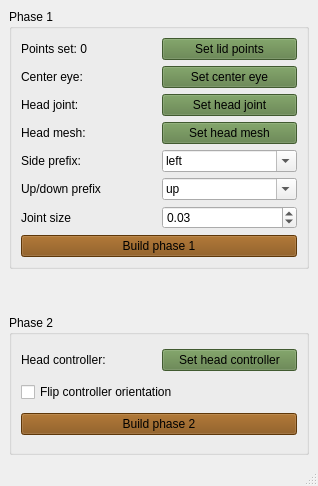
<?xml version="1.0" encoding="UTF-8"?>
<ui version="4.0">
 <class>window_nv_eye_rigger</class>
 <widget class="QMainWindow" name="window_nv_eye_rigger">
  <property name="geometry">
   <rect>
    <x>0</x>
    <y>0</y>
    <width>318</width>
    <height>486</height>
   </rect>
  </property>
  <property name="windowTitle">
   <string>Niels Vaes Eye Rigger</string>
  </property>
  <property name="styleSheet">
   <string notr="true">/*
 * The MIT License (MIT)
 *
 * Copyright (c) &lt;2013-2014&gt; &lt;Colin Duquesnoy&gt;
 *
 * Permission is hereby granted, free of charge, to any person obtaining a copy
 * of this software and associated documentation files (the &quot;Software&quot;), to deal
 * in the Software without restriction, including without limitation the rights
 * to use, copy, modify, merge, publish, distribute, sublicense, and/or sell
 * copies of the Software, and to permit persons to whom the Software is
 * furnished to do so, subject to the following conditions:

 * The above copyright notice and this permission notice shall be included in
 * all copies or substantial portions of the Software.

 * THE SOFTWARE IS PROVIDED &quot;AS IS&quot;, WITHOUT WARRANTY OF ANY KIND, EXPRESS OR
 * IMPLIED, INCLUDING BUT NOT LIMITED TO THE WARRANTIES OF MERCHANTABILITY,
 * FITNESS FOR A PARTICULAR PURPOSE AND NONINFRINGEMENT. IN NO EVENT SHALL THE
 * AUTHORS OR COPYRIGHT HOLDERS BE LIABLE FOR ANY CLAIM, DAMAGES OR OTHER
 * LIABILITY, WHETHER IN AN ACTION OF CONTRACT, TORT OR OTHERWISE, ARISING FROM,
 * OUT OF OR IN CONNECTION WITH THE SOFTWARE OR THE USE OR OTHER DEALINGS IN
 * THE SOFTWARE.
 */

QProgressBar:horizontal {
    border: 1px solid #3A3939;
    text-align: center;
    padding: 1px;
    background: #201F1F;
}
QProgressBar::chunk:horizontal {
    background-color: qlineargradient(spread:reflect, x1:1, y1:0.545, x2:1, y2:0, stop:0 rgba(28, 66, 111, 255), stop:1 rgba(37, 87, 146, 255));
}

QToolTip
{
    border: 1px solid #3A3939;
    background-color: rgb(90, 102, 117);;
    color: white;
    padding: 1px;
    opacity: 200;
}

QWidget
{
    color: silver;
    background-color: #302F2F;
    selection-background-color:#3d8ec9;
    selection-color: black;
    background-clip: border;
    border-image: none;
    outline: 0;
}

QWidget:item:hover
{
    background-color: #78879b;
    color: black;
}

QWidget:item:selected
{
    background-color: #3d8ec9;
}

QCheckBox
{
    spacing: 5px;
    outline: none;
    color: #bbb;
    margin-bottom: 2px;
}

QCheckBox:disabled
{
    color: #777777;
}
QCheckBox::indicator,
QGroupBox::indicator
{
    width: 18px;
    height: 18px;
}
QGroupBox::indicator
{
    margin-left: 2px;
}
/*
QCheckBox::indicator:unchecked,
QCheckBox::indicator:unchecked:hover,
QGroupBox::indicator:unchecked,
QGroupBox::indicator:unchecked:hover
{
    image: url(:/qss_icons/rc/checkbox_unchecked.png);
}

QCheckBox::indicator:unchecked:focus,
QCheckBox::indicator:unchecked:pressed,
QGroupBox::indicator:unchecked:focus,
QGroupBox::indicator:unchecked:pressed
{
  border: none;
    image: url(:/qss_icons/rc/checkbox_unchecked_focus.png);
}

QCheckBox::indicator:checked,
QCheckBox::indicator:checked:hover,
QGroupBox::indicator:checked,
QGroupBox::indicator:checked:hover
{
    image: url(:/qss_icons/rc/checkbox_checked.png);
}

QCheckBox::indicator:checked:focus,
QCheckBox::indicator:checked:pressed,
QGroupBox::indicator:checked:focus,
QGroupBox::indicator:checked:pressed
{
  border: none;
    image: url(:/qss_icons/rc/checkbox_checked_focus.png);
}

QCheckBox::indicator:indeterminate,
QCheckBox::indicator:indeterminate:hover,
QCheckBox::indicator:indeterminate:pressed
QGroupBox::indicator:indeterminate,
QGroupBox::indicator:indeterminate:hover,
QGroupBox::indicator:indeterminate:pressed
{
    image: url(:/qss_icons/rc/checkbox_indeterminate.png);
}

QCheckBox::indicator:indeterminate:focus,
QGroupBox::indicator:indeterminate:focus
{
    image: url(:/qss_icons/rc/checkbox_indeterminate_focus.png);
}

QCheckBox::indicator:checked:disabled,
QGroupBox::indicator:checked:disabled
{
    image: url(:/qss_icons/rc/checkbox_checked_disabled.png);
}

QCheckBox::indicator:unchecked:disabled,
QGroupBox::indicator:unchecked:disabled
{
    image: url(:/qss_icons/rc/checkbox_unchecked_disabled.png);
}
*/
QRadioButton
{
    spacing: 5px;
    outline: none;
    color: #bbb;
    margin-bottom: 2px;
}

QRadioButton:disabled
{
    color: #777777;
}
QRadioButton::indicator
{
    width: 21px;
    height: 21px;
}

/*
QRadioButton::indicator:unchecked,
QRadioButton::indicator:unchecked:hover
{
    image: url(:/qss_icons/rc/radio_unchecked.png);
}

QRadioButton::indicator:unchecked:focus,
QRadioButton::indicator:unchecked:pressed
{
  border: none;
  outline: none;
    image: url(:/qss_icons/rc/radio_unchecked_focus.png);
}

QRadioButton::indicator:checked,
QRadioButton::indicator:checked:hover
{
  border: none;
  outline: none;
    image: url(:/qss_icons/rc/radio_checked.png);
}

QRadioButton::indicator:checked:focus,
QRadioButton::indicato::menu-arrowr:checked:pressed
{
  border: none;
  outline: none;
    image: url(:/qss_icons/rc/radio_checked_focus.png);
}

QRadioButton::indicator:indeterminate,
QRadioButton::indicator:indeterminate:hover,
QRadioButton::indicator:indeterminate:pressed
{
        image: url(:/qss_icons/rc/radio_indeterminate.png);
}

QRadioButton::indicator:checked:disabled
{
  outline: none;
  image: url(:/qss_icons/rc/radio_checked_disabled.png);
}

QRadioButton::indicator:unchecked:disabled
{
    image: url(:/qss_icons/rc/radio_unchecked_disabled.png);
}
*/

QMenuBar
{
    background-color: #302F2F;
    color: silver;
}

QMenuBar::item
{
    background: transparent;
}

QMenuBar::item:selected
{
    background: transparent;
    border: 1px solid #3A3939;
}

QMenuBar::item:pressed
{
    border: 1px solid #3A3939;
    background-color: #3d8ec9;
    color: black;
    margin-bottom:-1px;
    padding-bottom:1px;
}

QMenu
{
    border: 1px solid #3A3939;
    color: silver;
    margin: 2px;
}

QMenu::icon
{
    margin: 5px;
}

QMenu::item
{
    padding: 5px 30px 5px 30px;
    margin-left: 5px;
    border: 1px solid transparent; /* reserve space for selection border */
}

QMenu::item:selected
{
    color: black;
}

QMenu::separator {
    height: 2px;
    background: lightblue;
    margin-left: 10px;
    margin-right: 5px;
}

QMenu::indicator {
    width: 18px;
    height: 18px;
}

/* non-exclusive indicator = check box style indicator
   (see QActionGroup::setExclusive) */
QMenu::indicator:non-exclusive:unchecked {
    image: url(:/qss_icons/rc/checkbox_unchecked.png);
}

QMenu::indicator:non-exclusive:unchecked:selected {
    image: url(:/qss_icons/rc/checkbox_unchecked_disabled.png);
}

QMenu::indicator:non-exclusive:checked {
    image: url(:/qss_icons/rc/checkbox_checked.png);
}

QMenu::indicator:non-exclusive:checked:selected {
    image: url(:/qss_icons/rc/checkbox_checked_disabled.png);
}

/* exclusive indicator = radio button style indicator (see QActionGroup::setExclusive) */
QMenu::indicator:exclusive:unchecked {
    image: url(:/qss_icons/rc/radio_unchecked.png);
}

QMenu::indicator:exclusive:unchecked:selected {
    image: url(:/qss_icons/rc/radio_unchecked_disabled.png);
}

QMenu::indicator:exclusive:checked {
    image: url(:/qss_icons/rc/radio_checked.png);
}

QMenu::indicator:exclusive:checked:selected {
    image: url(:/qss_icons/rc/radio_checked_disabled.png);
}

QMenu::right-arrow {
    margin: 5px;
    image: url(:/qss_icons/rc/right_arrow.png)
}


QWidget:disabled
{
    color: #404040;
    background-color: #302F2F;
}

QAbstractItemView
{
    alternate-background-color: #3A3939;
    color: silver;
    border: 1px solid 3A3939;
    border-radius: 2px;
    padding: 1px;
}

QWidget:focus, QMenuBar:focus
{
    border: 1px solid #78879b;
}

QTabWidget:focus, QCheckBox:focus, QRadioButton:focus, QSlider:focus
{
    border: none;
}

QLineEdit
{
    background-color: #201F1F;
    padding: 2px;
    border-style: solid;
    border: 1px solid #3A3939;
    border-radius: 2px;
    color: silver;
}

QGroupBox {
    border:1px solid #3A3939;
    border-radius: 2px;
    margin-top: 20px;
}

QGroupBox::title {
    subcontrol-origin: margin;
    subcontrol-position: top center;
    padding-left: 10px;
    padding-right: 10px;
    padding-top: 10px;
}

QAbstractScrollArea
{
    border-radius: 2px;
    border: 1px solid #3A3939;
    background-color: transparent;
}

QScrollBar:horizontal
{
    height: 15px;
    margin: 3px 15px 3px 15px;
    border: 1px transparent #2A2929;
    border-radius: 4px;
    background-color: #2A2929;
}

QScrollBar::handle:horizontal
{
    background-color: #605F5F;
    min-width: 5px;
    border-radius: 4px;
}

QScrollBar::add-line:horizontal
{
    margin: 0px 3px 0px 3px;
    border-image: url(:/qss_icons/rc/right_arrow_disabled.png);
    width: 10px;
    height: 10px;
    subcontrol-position: right;
    subcontrol-origin: margin;
}

QScrollBar::sub-line:horizontal
{
    margin: 0px 3px 0px 3px;
    border-image: url(:/qss_icons/rc/left_arrow_disabled.png);
    height: 10px;
    width: 10px;
    subcontrol-position: left;
    subcontrol-origin: margin;
}

QScrollBar::add-line:horizontal:hover,QScrollBar::add-line:horizontal:on
{
    border-image: url(:/qss_icons/rc/right_arrow.png);
    height: 10px;
    width: 10px;
    subcontrol-position: right;
    subcontrol-origin: margin;
}


QScrollBar::sub-line:horizontal:hover, QScrollBar::sub-line:horizontal:on
{
    border-image: url(:/qss_icons/rc/left_arrow.png);
    height: 10px;
    width: 10px;
    subcontrol-position: left;
    subcontrol-origin: margin;
}

QScrollBar::up-arrow:horizontal, QScrollBar::down-arrow:horizontal
{
    background: none;
}


QScrollBar::add-page:horizontal, QScrollBar::sub-page:horizontal
{
    background: none;
}

QScrollBar:vertical
{
    background-color: #2A2929;
    width: 15px;
    margin: 15px 3px 15px 3px;
    border: 1px transparent #2A2929;
    border-radius: 4px;
}

QScrollBar::handle:vertical
{
    background-color: #605F5F;
    min-height: 5px;
    border-radius: 4px;
}

QScrollBar::sub-line:vertical
{
    margin: 3px 0px 3px 0px;
    border-image: url(:/qss_icons/rc/up_arrow_disabled.png);
    height: 10px;
    width: 10px;
    subcontrol-position: top;
    subcontrol-origin: margin;
}

QScrollBar::add-line:vertical
{
    margin: 3px 0px 3px 0px;
    border-image: url(:/qss_icons/rc/down_arrow_disabled.png);
    height: 10px;
    width: 10px;
    subcontrol-position: bottom;
    subcontrol-origin: margin;
}

QScrollBar::sub-line:vertical:hover,QScrollBar::sub-line:vertical:on
{

    border-image: url(:/qss_icons/rc/up_arrow.png);
    height: 10px;
    width: 10px;
    subcontrol-position: top;
    subcontrol-origin: margin;
}


QScrollBar::add-line:vertical:hover, QScrollBar::add-line:vertical:on
{
    border-image: url(:/qss_icons/rc/down_arrow.png);
    height: 10px;
    width: 10px;
    subcontrol-position: bottom;
    subcontrol-origin: margin;
}

QScrollBar::up-arrow:vertical, QScrollBar::down-arrow:vertical
{
    background: none;
}


QScrollBar::add-page:vertical, QScrollBar::sub-page:vertical
{
    background: none;
}

QTextEdit
{
    background-color: #201F1F;
    color: silver;
    border: 1px solid #3A3939;
}

QPlainTextEdit
{
    background-color: #201F1F;;
    color: silver;
    border-radius: 2px;
    border: 1px solid #3A3939;
}

QHeaderView::section
{
    background-color: #3A3939;
    color: silver;
    padding-left: 4px;
    border: 1px solid #6c6c6c;
}

QSizeGrip {
    image: url(:/qss_icons/rc/sizegrip.png);
    width: 12px;
    height: 12px;
}


QMainWindow::separator
{
    background-color: #302F2F;
    color: white;
    padding-left: 4px;
    spacing: 2px;
    border: 1px dashed #3A3939;
}

QMainWindow::separator:hover
{

    background-color: #787876;
    color: white;
    padding-left: 4px;
    border: 1px solid #3A3939;
    spacing: 2px;
}


QMenu::separator
{
    height: 1px;
    background-color: #3A3939;
    color: white;
    padding-left: 4px;
    margin-left: 10px;
    margin-right: 5px;
}


QFrame
{
    border-radius: 2px;
    border: 1px solid #444;
}

QFrame[frameShape=&quot;0&quot;]
{
    border-radius: 2px;
    border: 1px transparent #444;
}

QStackedWidget
{
    border: 1px transparent black;
}

QToolBar {
    border: 1px transparent #393838;
    background: 1px solid #302F2F;
    font-weight: bold;
}

QToolBar::handle:horizontal {
    image: url(:/qss_icons/rc/Hmovetoolbar.png);
}
QToolBar::handle:vertical {
    image: url(:/qss_icons/rc/Vmovetoolbar.png);
}
QToolBar::separator:horizontal {
    image: url(:/qss_icons/rc/Hsepartoolbar.png);
}
QToolBar::separator:vertical {
    image: url(:/qss_icons/rc/Vsepartoolbars.png);
}

QPushButton
{
    color: silver;
    background-color: #302F2F;
    border-width: 1px;
    border-color: #4A4949;
    border-style: solid;
    padding-top: 5px;
    padding-bottom: 5px;
    padding-left: 5px;
    padding-right: 5px;
    border-radius: 2px;
    outline: none;
}

QPushButton:disabled
{
    background-color: #302F2F;
    border-width: 1px;
    border-color: #3A3939;
    border-style: solid;
    padding-top: 5px;
    padding-bottom: 5px;
    padding-left: 10px;
    padding-right: 10px;
    /*border-radius: 2px;*/
    color: #454545;
}

QPushButton:focus {
    background-color: #3d8ec9;
    color: white;
}

QComboBox
{
    selection-background-color: #3d8ec9;
    background-color: #201F1F;
    border-style: solid;
    border: 1px solid #3A3939;
    border-radius: 2px;
    padding: 2px;
    min-width: 75px;
}

QPushButton:checked{
    background-color: #4A4949;
    border-color: #6A6969;
}

QComboBox:hover,QPushButton:hover,QAbstractSpinBox:hover,QLineEdit:hover,QTextEdit:hover,QPlainTextEdit:hover,QAbstractView:hover,QTreeView:hover
{
    border: 1px solid #78879b;
    color: silver;
}

QComboBox:on
{
    background-color: #626873;
    padding-top: 3px;
    padding-left: 4px;
    selection-background-color: #4a4a4a;
}

QComboBox QAbstractItemView
{
    background-color: #201F1F;
    border-radius: 2px;
    border: 1px solid #444;
    selection-background-color: #3d8ec9;
}

QComboBox::drop-down
{
    subcontrol-origin: padding;
    subcontrol-position: top right;
    width: 15px;

    border-left-width: 0px;
    border-left-color: darkgray;
    border-left-style: solid;
    border-top-right-radius: 3px;
    border-bottom-right-radius: 3px;
}

/*
QComboBox::down-arrow
{
    image: url(:/qss_icons/rc/down_arrow_disabled.png);
}

QComboBox::down-arrow:on, QComboBox::down-arrow:hover,
QComboBox::down-arrow:focus
{
    image: url(:/qss_icons/rc/down_arrow.png);
}*/

QPushButton:pressed
{
    background-color: #484846;
}

QAbstractSpinBox {
    padding-top: 2px;
    padding-bottom: 2px;
    border: 1px solid #3A3939;
    background-color: #201F1F;
    color: silver;
    border-radius: 2px;
    min-width: 75px;
}

QAbstractSpinBox:up-button
{
    background-color: transparent;
    subcontrol-origin: border;
    subcontrol-position: center right;
}

QAbstractSpinBox:down-button
{
    background-color: transparent;
    subcontrol-origin: border;
    subcontrol-position: center left;
}

QAbstractSpinBox::up-arrow,QAbstractSpinBox::up-arrow:disabled,QAbstractSpinBox::up-arrow:off {
    image: url(:/qss_icons/rc/up_arrow_disabled.png);
    width: 10px;
    height: 10px;
}
QAbstractSpinBox::up-arrow:hover
{
    image: url(:/qss_icons/rc/up_arrow.png);
}


QAbstractSpinBox::down-arrow,QAbstractSpinBox::down-arrow:disabled,QAbstractSpinBox::down-arrow:off
{
    image: url(:/qss_icons/rc/down_arrow_disabled.png);
    width: 10px;
    height: 10px;
}
QAbstractSpinBox::down-arrow:hover
{
    image: url(:/qss_icons/rc/down_arrow.png);
}


QLabel
{
    border: 0px solid black;
}

QTabWidget{
    border: 1px transparent black;
}

QTabWidget::pane {
    border: 1px solid #444;
    border-radius: 3px;
    padding: 3px;
}

QTabBar
{
    qproperty-drawBase: 0;
    left: 5px; /* move to the right by 5px */
}

QTabBar:focus
{
    border: 0px transparent black;
}

QTabBar::close-button  {
    image: url(:/qss_icons/rc/close.png);
    background: transparent;
}

QTabBar::close-button:hover
{
    image: url(:/qss_icons/rc/close-hover.png);
    background: transparent;
}

QTabBar::close-button:pressed {
    image: url(:/qss_icons/rc/close-pressed.png);
    background: transparent;
}

/* TOP TABS */
QTabBar::tab:top {
    color: #b1b1b1;
    border: 1px solid #4A4949;
    border-bottom: 1px transparent black;
    background-color: #302F2F;
    padding: 5px;
    border-top-left-radius: 2px;
    border-top-right-radius: 2px;
}

QTabBar::tab:top:!selected
{
    color: #b1b1b1;
    background-color: #201F1F;
    border: 1px transparent #4A4949;
    border-bottom: 1px transparent #4A4949;
    border-top-left-radius: 0px;
    border-top-right-radius: 0px;
}

QTabBar::tab:top:!selected:hover {
    background-color: #48576b;
}

/* BOTTOM TABS */
QTabBar::tab:bottom {
    color: #b1b1b1;
    border: 1px solid #4A4949;
    border-top: 1px transparent black;
    background-color: #302F2F;
    padding: 5px;
    border-bottom-left-radius: 2px;
    border-bottom-right-radius: 2px;
}

QTabBar::tab:bottom:!selected
{
    color: #b1b1b1;
    background-color: #201F1F;
    border: 1px transparent #4A4949;
    border-top: 1px transparent #4A4949;
    border-bottom-left-radius: 0px;
    border-bottom-right-radius: 0px;
}

QTabBar::tab:bottom:!selected:hover {
    background-color: #78879b;
}

/* LEFT TABS */
QTabBar::tab:left {
    color: #b1b1b1;
    border: 1px solid #4A4949;
    border-left: 1px transparent black;
    background-color: #302F2F;
    padding: 5px;
    border-top-right-radius: 2px;
    border-bottom-right-radius: 2px;
}

QTabBar::tab:left:!selected
{
    color: #b1b1b1;
    background-color: #201F1F;
    border: 1px transparent #4A4949;
    border-right: 1px transparent #4A4949;
    border-top-right-radius: 0px;
    border-bottom-right-radius: 0px;
}

QTabBar::tab:left:!selected:hover {
    background-color: #48576b;
}


/* RIGHT TABS */
QTabBar::tab:right {
    color: #b1b1b1;
    border: 1px solid #4A4949;
    border-right: 1px transparent black;
    background-color: #302F2F;
    padding: 5px;
    border-top-left-radius: 2px;
    border-bottom-left-radius: 2px;
}

QTabBar::tab:right:!selected
{
    color: #b1b1b1;
    background-color: #201F1F;
    border: 1px transparent #4A4949;
    border-right: 1px transparent #4A4949;
    border-top-left-radius: 0px;
    border-bottom-left-radius: 0px;
}

QTabBar::tab:right:!selected:hover {
    background-color: #48576b;
}

QTabBar QToolButton::right-arrow:enabled {
     image: url(:/qss_icons/rc/right_arrow.png);
 }

 QTabBar QToolButton::left-arrow:enabled {
     image: url(:/qss_icons/rc/left_arrow.png);
 }

QTabBar QToolButton::right-arrow:disabled {
     image: url(:/qss_icons/rc/right_arrow_disabled.png);
 }

 QTabBar QToolButton::left-arrow:disabled {
     image: url(:/qss_icons/rc/left_arrow_disabled.png);
 }


QDockWidget {
    border: 1px solid #403F3F;
    titlebar-close-icon: url(:/qss_icons/rc/close.png);
    titlebar-normal-icon: url(:/qss_icons/rc/undock.png);
}

QDockWidget::close-button, QDockWidget::float-button {
    border: 1px solid transparent;
    border-radius: 2px;
    background: transparent;
}

QDockWidget::close-button:hover, QDockWidget::float-button:hover {
    background: rgba(255, 255, 255, 10);
}

QDockWidget::close-button:pressed, QDockWidget::float-button:pressed {
    padding: 1px -1px -1px 1px;
    background: rgba(255, 255, 255, 10);
}

QTreeView, QListView
{
    border: 1px solid #444;
    background-color: #201F1F;
}

QTreeView:branch:selected, QTreeView:branch:hover
{
    background: url(:/qss_icons/rc/transparent.png);
}

QTreeView::branch:has-siblings:!adjoins-item {
    border-image: url(:/qss_icons/rc/transparent.png);
}

QTreeView::branch:has-siblings:adjoins-item {
    border-image: url(:/qss_icons/rc/transparent.png);
}

QTreeView::branch:!has-children:!has-siblings:adjoins-item {
    border-image: url(:/qss_icons/rc/transparent.png);
}

QTreeView::branch:has-children:!has-siblings:closed,
QTreeView::branch:closed:has-children:has-siblings {
    image: url(:/qss_icons/rc/branch_closed.png);
}

QTreeView::branch:open:has-children:!has-siblings,
QTreeView::branch:open:has-children:has-siblings  {
    image: url(:/qss_icons/rc/branch_open.png);
}

QTreeView::branch:has-children:!has-siblings:closed:hover,
QTreeView::branch:closed:has-children:has-siblings:hover {
    image: url(:/qss_icons/rc/branch_closed-on.png);
    }

QTreeView::branch:open:has-children:!has-siblings:hover,
QTreeView::branch:open:has-children:has-siblings:hover  {
    image: url(:/qss_icons/rc/branch_open-on.png);
    }

QListView::item:!selected:hover, QListView::item:!selected:hover, QTreeView::item:!selected:hover  {
    background: rgba(0, 0, 0, 0);
    outline: 0;
    color: #FFFFFF
}

QListView::item:selected:hover, QListView::item:selected:hover, QTreeView::item:selected:hover  {
    background: #3d8ec9;
    color: #FFFFFF;
}

QSlider::groove:horizontal {
    border: 1px solid #3A3939;
    height: 8px;
    background: #201F1F;
    margin: 2px 0;
    border-radius: 2px;
}

QSlider::handle:horizontal {
    background: QLinearGradient( x1: 0, y1: 0, x2: 0, y2: 1,
      stop: 0.0 silver, stop: 0.2 #a8a8a8, stop: 1 #727272);
    border: 1px solid #3A3939;
    width: 14px;
    height: 14px;
    margin: -4px 0;
    border-radius: 2px;
}

QSlider::groove:vertical {
    border: 1px solid #3A3939;
    width: 8px;
    background: #201F1F;
    margin: 0 0px;
    border-radius: 2px;
}

QSlider::handle:vertical {
    background: QLinearGradient( x1: 0, y1: 0, x2: 0, y2: 1, stop: 0.0 silver,
      stop: 0.2 #a8a8a8, stop: 1 #727272);
    border: 1px solid #3A3939;
    width: 14px;
    height: 14px;
    margin: 0 -4px;
    border-radius: 2px;
}

QToolButton {
    background-color: transparent;
    border: 1px transparent #4A4949;
    border-radius: 2px;
    margin: 3px;
    padding: 3px;
}

QToolButton[popupMode=&quot;1&quot;] { /* only for MenuButtonPopup */
 padding-right: 20px; /* make way for the popup button */
 border: 1px transparent #4A4949;
 border-radius: 5px;
}

QToolButton[popupMode=&quot;2&quot;] { /* only for InstantPopup */
 padding-right: 10px; /* make way for the popup button */
 border: 1px transparent #4A4949;
}


QToolButton:hover, QToolButton::menu-button:hover {
    background-color: transparent;
    border: 1px solid #78879b;
}

QToolButton:checked, QToolButton:pressed,
        QToolButton::menu-button:pressed {
    background-color: #4A4949;
    border: 1px solid #78879b;
}

/* the subcontrol below is used only in the InstantPopup or DelayedPopup mode */
QToolButton::menu-indicator {
    image: url(:/qss_icons/rc/down_arrow.png);
    top: -7px; left: -2px; /* shift it a bit */
}

/* the subcontrols below are used only in the MenuButtonPopup mode */
QToolButton::menu-button {
    border: 1px transparent #4A4949;
    border-top-right-radius: 6px;
    border-bottom-right-radius: 6px;
    /* 16px width + 4px for border = 20px allocated above */
    width: 16px;
    outline: none;
}

QToolButton::menu-arrow {
    image: url(:/qss_icons/rc/down_arrow.png);
}

QToolButton::menu-arrow:open {
    top: 1px; left: 1px; /* shift it a bit */
    border: 1px solid #3A3939;
}

QPushButton::menu-indicator  {
    subcontrol-origin: padding;
    subcontrol-position: bottom right;
    left: 8px;
}

QTableView
{
    border: 1px solid #444;
    gridline-color: #6c6c6c;
    background-color: #201F1F;
}


QTableView, QHeaderView
{
    border-radius: 0px;
}

QTableView::item:pressed, QListView::item:pressed, QTreeView::item:pressed  {
    background: #78879b;
    color: #FFFFFF;
}

QTableView::item:selected:active, QTreeView::item:selected:active, QListView::item:selected:active  {
    background: #3d8ec9;
    color: #FFFFFF;
}


QHeaderView
{
    border: 1px transparent;
    border-radius: 2px;
    margin: 0px;
    padding: 0px;
}

QHeaderView::section  {
    background-color: #3A3939;
    color: silver;
    padding: 4px;
    border: 1px solid #6c6c6c;
    border-radius: 0px;
    text-align: center;
}

QHeaderView::section::vertical::first, QHeaderView::section::vertical::only-one
{
    border-top: 1px solid #6c6c6c;
}

QHeaderView::section::vertical
{
    border-top: transparent;
}

QHeaderView::section::horizontal::first, QHeaderView::section::horizontal::only-one
{
    border-left: 1px solid #6c6c6c;
}

QHeaderView::section::horizontal
{
    border-left: transparent;
}


QHeaderView::section:checked
 {
    color: white;
    background-color: #5A5959;
 }

 /* style the sort indicator */
QHeaderView::down-arrow {
    image: url(:/qss_icons/rc/down_arrow.png);
}

QHeaderView::up-arrow {
    image: url(:/qss_icons/rc/up_arrow.png);
}


QTableCornerButton::section {
    background-color: #3A3939;
    border: 1px solid #3A3939;
    border-radius: 2px;
}

QToolBox  {
    padding: 3px;
    border: 1px transparent black;
}

QToolBox::tab {
    color: #b1b1b1;
    background-color: #302F2F;
    border: 1px solid #4A4949;
    border-bottom: 1px transparent #302F2F;
    border-top-left-radius: 5px;
    border-top-right-radius: 5px;
}

 QToolBox::tab:selected { /* italicize selected tabs */
    font: italic;
    background-color: #302F2F;
    border-color: #3d8ec9;
 }

QStatusBar::item {
    border: 1px solid #3A3939;
    border-radius: 2px;
 }


QFrame[height=&quot;3&quot;], QFrame[width=&quot;3&quot;] {
    background-color: #444;
}


QSplitter::handle {
    border: 1px dashed #3A3939;
}

QSplitter::handle:hover {
    background-color: #787876;
    border: 1px solid #3A3939;
}

QSplitter::handle:horizontal {
    width: 1px;
}

QSplitter::handle:vertical {
    height: 1px;
}</string>
  </property>
  <widget class="QWidget" name="centralwidget">
   <layout class="QGridLayout" name="gridLayout_3">
    <item row="2" column="0">
     <spacer name="verticalSpacer_2">
      <property name="orientation">
       <enum>Qt::Vertical</enum>
      </property>
      <property name="sizeType">
       <enum>QSizePolicy::Fixed</enum>
      </property>
      <property name="sizeHint" stdset="0">
       <size>
        <width>20</width>
        <height>20</height>
       </size>
      </property>
     </spacer>
    </item>
    <item row="1" column="0">
     <spacer name="verticalSpacer">
      <property name="orientation">
       <enum>Qt::Vertical</enum>
      </property>
      <property name="sizeType">
       <enum>QSizePolicy::Fixed</enum>
      </property>
      <property name="sizeHint" stdset="0">
       <size>
        <width>20</width>
        <height>20</height>
       </size>
      </property>
     </spacer>
    </item>
    <item row="3" column="0">
     <widget class="QGroupBox" name="groupBox_3">
      <property name="title">
       <string>Phase 2</string>
      </property>
      <layout class="QGridLayout" name="gridLayout_4">
       <item row="0" column="0">
        <widget class="QLabel" name="lbl_head_controller">
         <property name="text">
          <string>Head controller:</string>
         </property>
        </widget>
       </item>
       <item row="0" column="1">
        <widget class="QPushButton" name="btn_set_head_controller">
         <property name="styleSheet">
          <string notr="true">background-color: rgb(91, 126, 67);</string>
         </property>
         <property name="text">
          <string>Set head controller</string>
         </property>
        </widget>
       </item>
       <item row="2" column="0" colspan="2">
        <widget class="QPushButton" name="btn_build_phase_2">
         <property name="styleSheet">
          <string notr="true">background-color: rgb(131, 77, 12);</string>
         </property>
         <property name="text">
          <string>Build phase 2</string>
         </property>
        </widget>
       </item>
       <item row="1" column="0" colspan="2">
        <widget class="QCheckBox" name="chk_flip_controller_orientation">
         <property name="text">
          <string>Flip controller orientation</string>
         </property>
        </widget>
       </item>
      </layout>
     </widget>
    </item>
    <item row="0" column="0">
     <widget class="QGroupBox" name="groupBox">
      <property name="title">
       <string>Phase 1</string>
      </property>
      <layout class="QGridLayout" name="gridLayout">
       <item row="5" column="0">
        <widget class="QLabel" name="label">
         <property name="text">
          <string>Side prefix:</string>
         </property>
        </widget>
       </item>
       <item row="6" column="0">
        <widget class="QLabel" name="label_3">
         <property name="text">
          <string>Up/down prefix</string>
         </property>
        </widget>
       </item>
       <item row="6" column="1">
        <widget class="QComboBox" name="cb_up_down_prefix">
         <property name="editable">
          <bool>true</bool>
         </property>
         <item>
          <property name="text">
           <string>up</string>
          </property>
         </item>
         <item>
          <property name="text">
           <string>down</string>
          </property>
         </item>
        </widget>
       </item>
       <item row="7" column="0">
        <widget class="QLabel" name="label_2">
         <property name="text">
          <string>Joint size</string>
         </property>
        </widget>
       </item>
       <item row="7" column="1">
        <widget class="QDoubleSpinBox" name="spin_joint_size">
         <property name="value">
          <double>0.030000000000000</double>
         </property>
        </widget>
       </item>
       <item row="0" column="0">
        <widget class="QLabel" name="lbl_lid_points_set">
         <property name="text">
          <string>Points set: 0</string>
         </property>
        </widget>
       </item>
       <item row="5" column="1">
        <widget class="QComboBox" name="cb_side_prefix">
         <property name="editable">
          <bool>true</bool>
         </property>
         <item>
          <property name="text">
           <string>left</string>
          </property>
         </item>
         <item>
          <property name="text">
           <string>right</string>
          </property>
         </item>
        </widget>
       </item>
       <item row="2" column="0">
        <widget class="QLabel" name="lbl_head_joint">
         <property name="text">
          <string>Head joint:</string>
         </property>
        </widget>
       </item>
       <item row="1" column="1">
        <widget class="QPushButton" name="btn_set_center_eye">
         <property name="styleSheet">
          <string notr="true">background-color: rgb(91, 126, 67);</string>
         </property>
         <property name="text">
          <string>Set center eye</string>
         </property>
        </widget>
       </item>
       <item row="0" column="1">
        <widget class="QPushButton" name="btn_set_lid_points">
         <property name="styleSheet">
          <string notr="true">background-color: rgb(91, 126, 67);</string>
         </property>
         <property name="text">
          <string>Set lid points</string>
         </property>
        </widget>
       </item>
       <item row="1" column="0">
        <widget class="QLabel" name="lbl_center_eye">
         <property name="text">
          <string>Center eye:</string>
         </property>
        </widget>
       </item>
       <item row="2" column="1">
        <widget class="QPushButton" name="btn_set_head_joint">
         <property name="styleSheet">
          <string notr="true">background-color: rgb(91, 126, 67);</string>
         </property>
         <property name="text">
          <string>Set head joint</string>
         </property>
        </widget>
       </item>
       <item row="3" column="0">
        <widget class="QLabel" name="lbl_head_mesh">
         <property name="text">
          <string>Head mesh:</string>
         </property>
        </widget>
       </item>
       <item row="3" column="1">
        <widget class="QPushButton" name="btn_set_head_mesh">
         <property name="styleSheet">
          <string notr="true">background-color: rgb(91, 126, 67);</string>
         </property>
         <property name="text">
          <string>Set head mesh</string>
         </property>
        </widget>
       </item>
       <item row="8" column="0" colspan="2">
        <widget class="QPushButton" name="btn_build_phase_1">
         <property name="styleSheet">
          <string notr="true">background-color: rgb(131, 77, 12);</string>
         </property>
         <property name="text">
          <string>Build phase 1</string>
         </property>
        </widget>
       </item>
      </layout>
     </widget>
    </item>
   </layout>
  </widget>
  <widget class="QMenuBar" name="menubar">
   <property name="geometry">
    <rect>
     <x>0</x>
     <y>0</y>
     <width>318</width>
     <height>21</height>
    </rect>
   </property>
  </widget>
  <widget class="QStatusBar" name="statusbar"/>
 </widget>
 <resources/>
 <connections/>
</ui>
